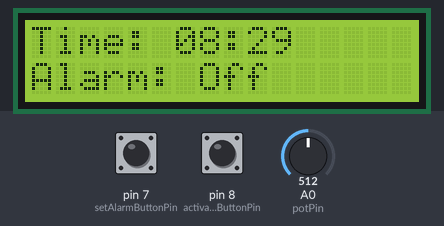
This sketch was run on a simulated Arduino Uno, built with avr-gcc and run on an emulated ATmega328P. Parts: 16×2 character LCD. The test bench sets the inputs (shaded band); at power-on: pin 8 (activateAlarmButtonPin) HIGH, pin 7 (setAlarmButtonPin) HIGH, A0 (potPin) = 512.

Above: at 2.2 s.
2.3 s: pin 8 (activateAlarmButtonPin) pulled LOW for 0.15 s
At 3.5 s:
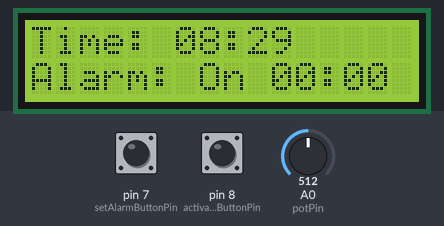
4.2 s: pin 7 (setAlarmButtonPin) pulled LOW for 0.15 s
At 5.1 s:
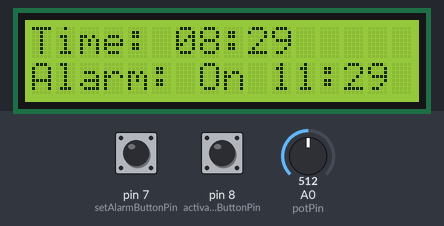
6.1 s: pin 8 (activateAlarmButtonPin) pulled LOW for 1 s
At 8.2 s:
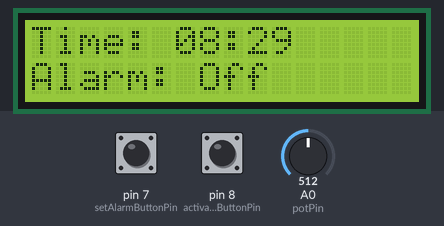
8.8 s: pin 8 (activateAlarmButtonPin) pulled LOW for 3.2 s
At 13.1 s:
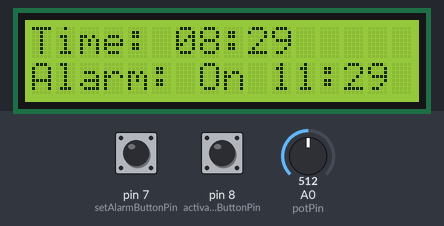
Timing chart, 0 to 14.6 s (numbered marks = the images above; inputs shaded):
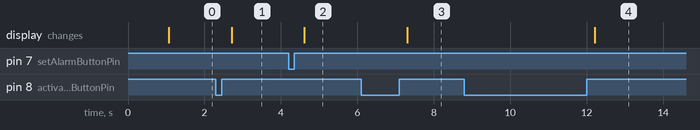

Measured:
- after the input at 2.3 s, the display: changes after 0.41 s (image 1)
- after the input at 4.2 s, the display: changes after 0.41 s (image 2)
- after the input at 6.1 s, the display: changes after 1.2 s (image 3)
- after the input at 8.8 s, the display: changes after 3.4 s (image 4)

The sketch:

unfinnishedAlarm.ino
```cpp
#include <TimeLib.h>
#include <LiquidCrystal.h>

const int rs = 12, en = 11, d4 = 5, d5 = 4, d6 = 3, d7 = 2;
const int buzzer = 9;
const int potPin = A0;
const int setAlarmButtonPin = 7;        // Knapp for å stille alarmen
const int activateAlarmButtonPin = 8;   // Knapp for å aktivere/deaktivere alarmen

LiquidCrystal lcd(rs, en, d4, d5, d6, d7);

int alarmHour = 0;
int alarmMinute = 0;
bool alarmActive = false;

void setup() {
  lcd.begin(16, 2);
  lcd.print("My alarm");
  delay(1000);
  lcd.clear();

  pinMode(setAlarmButtonPin, INPUT_PULLUP);
  pinMode(activateAlarmButtonPin, INPUT_PULLUP);

  // Still inn tiden her (eventuelt kan dette være NTP synkronisering)
  setTime(8, 29, 0, 1, 1, 2020); // Timer, Minutter, Sekunder, Dag, Måned, År
}

void loop() {
  displayClock();

  if (alarmActive && hour() == alarmHour && minute() == alarmMinute) {
    activateAlarm();
  }

  checkAlarmButton();
  checkSetAlarmButton();
}

void displayClock() {
  lcd.setCursor(0, 0);
  lcd.print("Time: ");
  printTime(hour(), minute());

  lcd.setCursor(0, 1);
  lcd.print("Alarm: ");
  if (alarmActive) {
    lcd.print("On ");
    printTime(alarmHour, alarmMinute);
  } else {
    lcd.print("Off");
  }
}

void printTime(int hours, int minutes) {
  if (hours < 10) lcd.print('0');
  lcd.print(hours);
  lcd.print(':');
  if (minutes < 10) lcd.print('0');
  lcd.print(minutes);
}

void activateAlarm() {
  lcd.clear();
  lcd.print("Alarm!");
  tone(buzzer, 1000);
  delay(1000);
  noTone(buzzer);
  delay(1000);
  lcd.clear();
}

void checkAlarmButton() {
  if (digitalRead(activateAlarmButtonPin) == LOW) {
    delay(200);
    while (digitalRead(activateAlarmButtonPin) == LOW);
    delay(200);
    alarmActive = !alarmActive;
    lcd.clear();
    displayClock();
    delay(1000);
  }
}

void checkSetAlarmButton() {
  if (digitalRead(setAlarmButtonPin) == LOW) {
    delay(200);
    while (digitalRead(setAlarmButtonPin) == LOW);
    delay(200);
    alarmHour = map(analogRead(potPin), 0, 1023, 0, 23);
    alarmMinute = map(analogRead(potPin), 0, 1023, 0, 59);
    lcd.clear();
    displayClock();
  }
}
```
